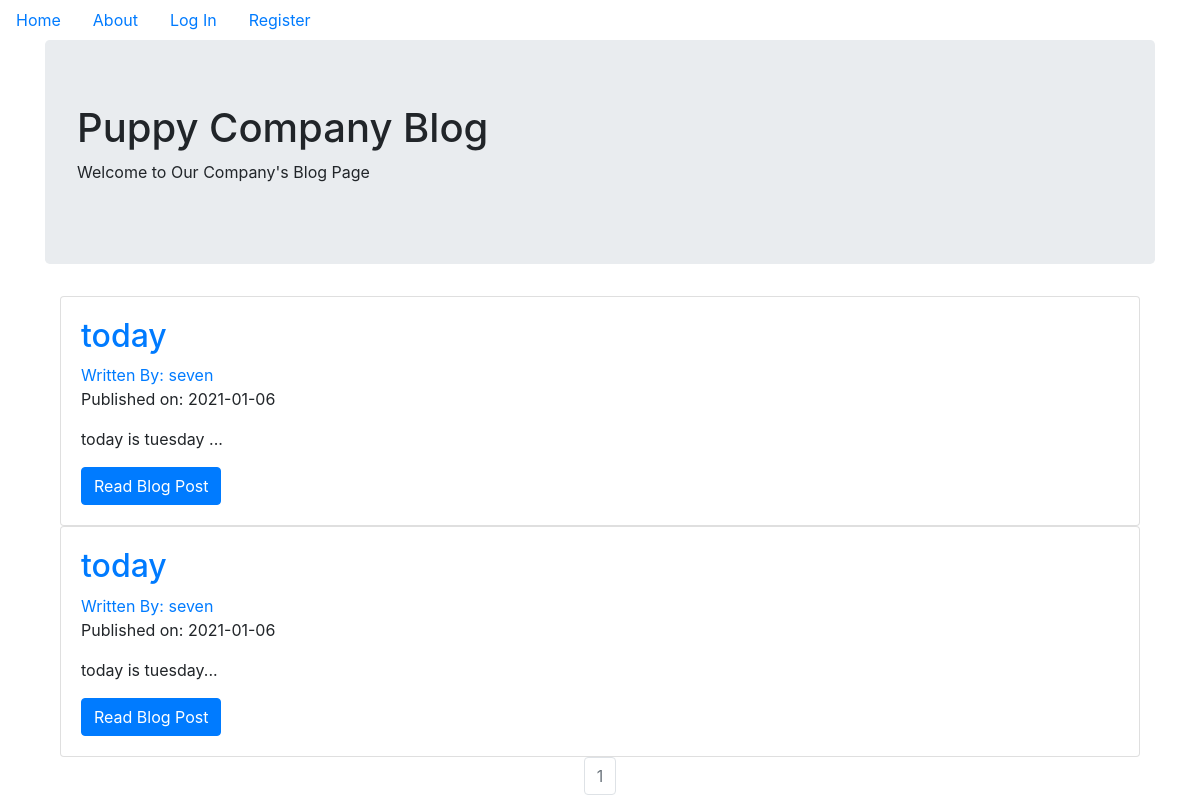
The app's page /, older data.
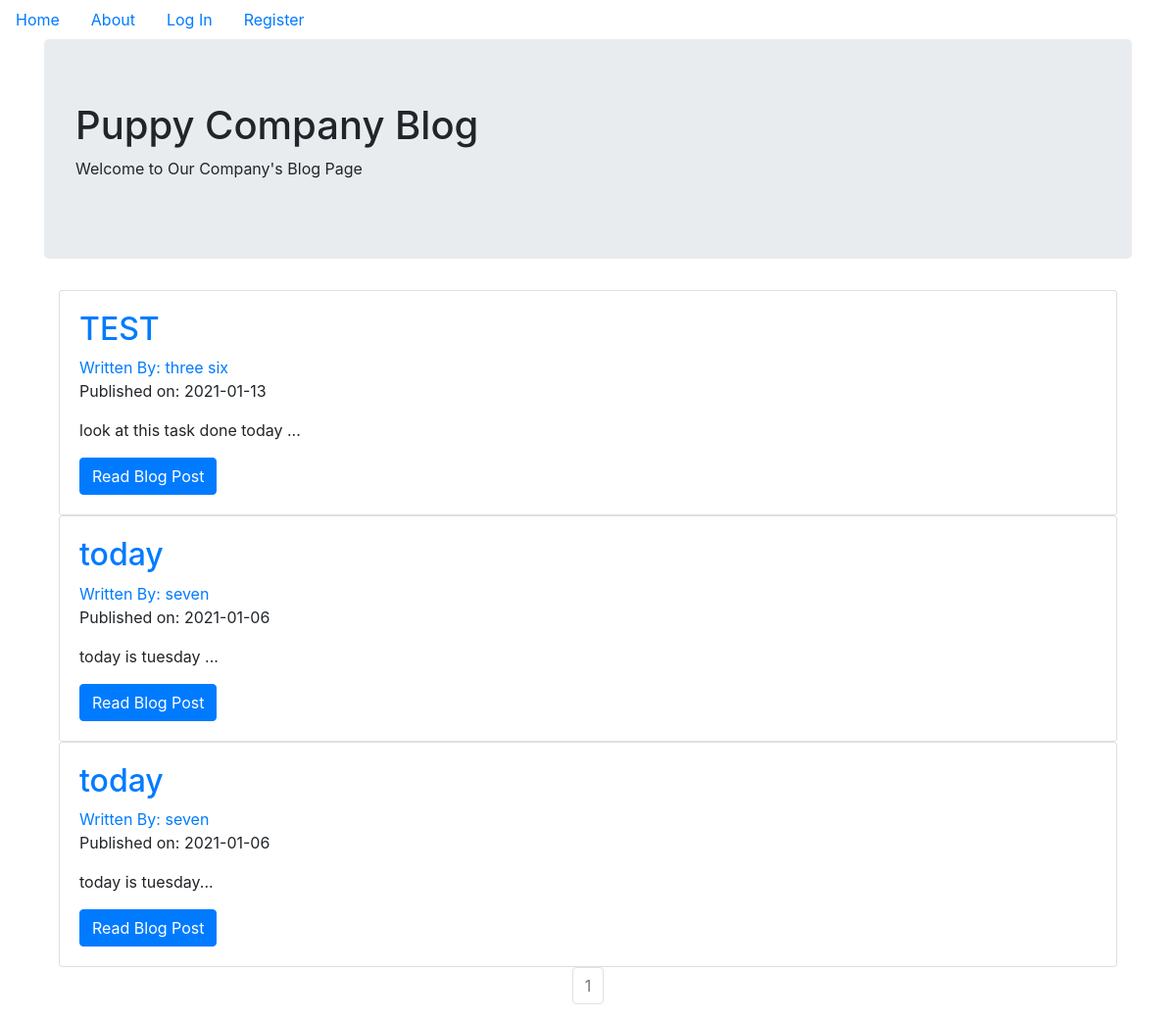
The same page, newer data.
### puppycompanyblog/models.py (models this page shows, shortened)
class BlogPost(db.Model):
    users = db.relationship(User)
    id = db.Column(db.Integer,primary_key=True)
    user_id = db.Column(db.Integer,db.ForeignKey('users.id'),nullable=False)
    date = db.Column(db.DateTime,nullable=False,default=datetime.utcnow)
    title = db.Column(db.String(140),nullable=False)
    text = db.Column(db.Text,nullable=False)

class User(db.Model,UserMixin):
    __tablename__ = 'users'
    id = db.Column(db.Integer,primary_key=True)
    profile_image = db.Column(db.String(64),nullable=False,default='default_profile.png')
    email = db.Column(db.String(64),unique=True,index=True)
    username = db.Column(db.String(64),unique=True,index=True)
    password_hash = db.Column(db.String(128))
    posts = db.relationship('BlogPost',backref='author',lazy=True)

### puppycompanyblog/core/views.py (the view)
@core.route('/')
def index():
    page = request.args.get('page', 1, type=int)
    blog_posts = BlogPost.query.order_by(BlogPost.date.desc()).paginate(page=page, per_page=10)
    return render_template('index.html',blog_posts=blog_posts)

### puppycompanyblog/templates/index.html (shortened to what this page needs)
{% extends "base.html" %}
{% block content %}
  <div class="jumbotron">
    <h1>Puppy Company Blog</h1>
    <p>Welcome to Our Company's Blog Page</p>
  </div>
  <div class="container">
    {% for post in blog_posts.items %}
    <div class="card" >
      <div class="card-body">
        <h2><a class="card-title" href="  {{ url_for('blog_posts.blog_post', blog_post_id=post.id) }}">{{ post.title }}</a></h2>
        <a href="{{ url_for('users.user_posts', username=post.author.username) }}">Written By: {{ post.author.username }}</a>
        <p>Published on: {{ post.date.strftime('%Y-%m-%d') }}</p>
        <p class="card-text">{{ post.text[:100] }}...</p>
        <a href="{{ url_for('blog_posts.blog_post', blog_post_id=post.id) }}" class="btn btn-primary">Read Blog Post</a>
      </div>
    </div>
   {% endfor %}
   <nav aria-label="Page navigation example">
     <ul class="pagination justify-content-center">
       {% for page_num in blog_posts.iter_pages(left_edge=1, right_edge=1, left_current=1, right_current=2) %}
          {% if blog_posts.page == page_num %}
          <li class="page-item disabled">
            <a class="page-link" href="{{ url_for('core.index', page=page_num) }}">{{ page_num }}</a></li>
          {% else %}
            <li class="page-item"><a class="page-link" href="{{ url_for('core.index', page=page_num) }}">{{ page_num }}</a></li>
          {% endif %}
      {% endfor %}
    </nav>
{% endblock %}

Row changes from the older to the newer data that the page shows:
added BlogPost: title "TEST", author.username "three six", date "2021-01-13", text "look at this task done today"
